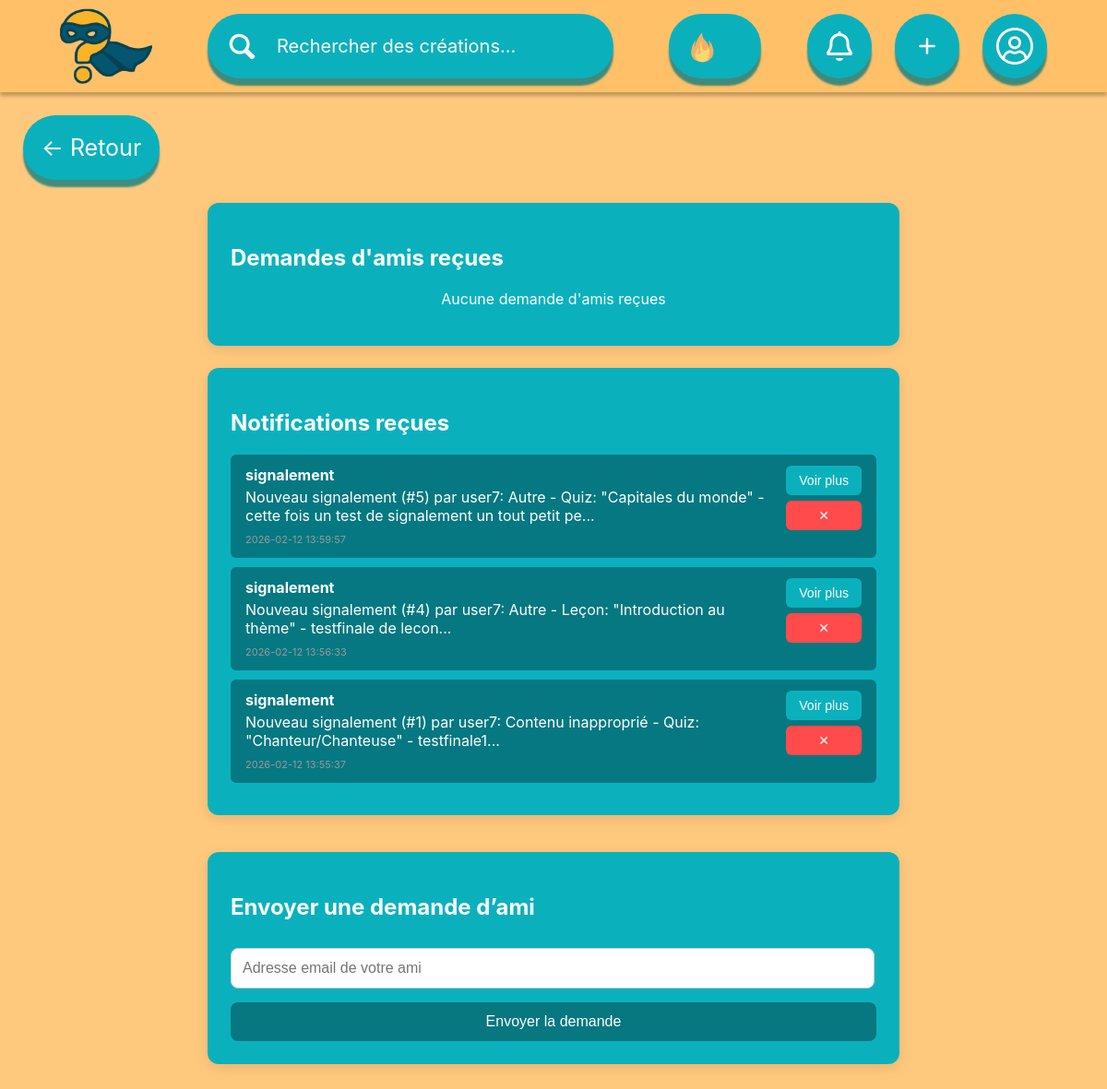
Screenshot of /?page=notification (signed in) with the database file from the repository.
### tables this page shows
CREATE TABLE notifications(
                id INTEGER PRIMARY KEY AUTOINCREMENT,
                user_id INTEGER NOT NULL,
                type TEXT NOT NULL,
                message TEXT NOT NULL,
                contenu_id INTEGER,
                contenu_type TEXT,
                date_creation DATETIME DEFAULT CURRENT_TIMESTAMP,
                is_read BOOLEAN DEFAULT 0,
                FOREIGN KEY (user_id) REFERENCES users(id) ON DELETE CASCADE,
                CHECK (contenu_type IN ('quiz','lesson','signalement'))
            );

### src/controllers/NotificationController.php (called while the page is built, shortened)
<?php
require_once ROOT . '/src/models/NotificationModel.php';
class NotificationController
{
    private NotificationModel $model;
    public function __construct()
    {
        $db = getDbConnection();
        $this->model = new NotificationModel($db);
    }
    public function index()
    {
        $allFriendRequests = $this->model->getFriendRequestsReceived($_SESSION['id']);
        $notifications = $this->model->getNotifications($_SESSION['id']);
        require ROOT . '/src/views/notification.php';
    }
}

### src/models/NotificationModel.php (called while the page is built, shortened)
<?php
class NotificationModel
{
    private $db;
    public function __construct($db)
    {
        $this->db = $db;
    }
    public function getNotifications(int|string $user_id): array
    {
        $stmt = $this->db->prepare("
        SELECT * FROM notifications
        WHERE user_id = ? AND is_read = 0
        ORDER BY date_creation DESC
    ");
        $stmt->execute([$user_id]);
        return $stmt->fetchAll(PDO::FETCH_ASSOC);
    }
}

### src/views/notification.php (the view, shortened to what this page needs)
<?php
include 'partials/header.php';
?>
<div class="button" style="margin : 25px" onclick="window.location.href='?page=home'">
    <span></span>
    <p>← Retour</p>
</div>
<div class=" friend-requests">
    <h2>Demandes d'amis reçues</h2>
    <?php if (!isset($allFriendRequests) || empty($allFriendRequests)): ?>
        <p class="notif">Aucune demande d'amis reçues</p>
    <?php endif; ?>
</div>
<div class="friend-requests">
    <h2>Notifications reçues</h2>
    <?php if (!isset($notifications) || empty($notifications)): ?>
        <p class="notif">Aucune notification reçue</p>
    <?php else: ?>
        <?php foreach ($notifications as $signal) : ?>
            <div class="request">
                <div class="request-info">
                    <div class="notif-content">
                        <strong><?= htmlspecialchars($signal['type']) ?></strong><br>
                        <p class="notif-message">
                            <?= htmlspecialchars($signal['message']) ?>
                        </p>
                        <small class="notif-date"><?= htmlspecialchars($signal['date_creation']) ?></small>
                    </div>
                </div>
                <div class="request-buttons">
                    <button class="toggle-message" data-date="<?= $signal['date_creation'] ?>" data-message="<?= $signal["message"] ?>" data-type="<?= $signal["type"] ?>">Voir plus</button>
                    <button class="reject" onclick='deleteSignal(<?= $signal["id"] ?>)' title="Supprimer">✕</button>
                </div>
            </div>
        <?php endforeach; ?>
    <?php endif; ?>
</div>
<div class="invite-box">
    <h2>Envoyer une demande d’ami</h2>
    <form method="POST" action="?page=notification">
        <input type="email" name="email" placeholder="Adresse email de votre ami" required>
        <button type="submit">Envoyer la demande</button>
    </form>
</div>
</body>
</html>

### public/assets/style/notification.css (style rules this page uses)
.friend-requests { max-width: 700px; margin: auto; margin-bottom: 2%; background: #0ab1bd; color: white; border-radius: 12px; padding: 25px; box-shadow: 0 4px 15px rgba(0, 0, 0, 0.1); }
.friend-requests .notif { display: flex; color: rgb(255, 255, 255); justify-content: center; }
.request:last-child { border-bottom: none; }
.request-buttons button { padding: 8px 14px; border-radius: 6px; font-size: 14px; border: none; cursor: pointer; }
.reject { background: #ff4444; color: white; }
.invite-box { max-width: 700px; margin: 40px auto; padding: 25px; border-radius: 12px; background: #0ab1bd; color: white; box-shadow: 0 4px 15px rgba(0, 0, 0, 0.1); }
.invite-box h2 { margin-bottom: 30px; }
form input { width: 96%; padding: 12px; border-radius: 8px; border: 1px solid #ccc; margin-bottom: 15px; font-size: 16px; }
form button { width: 100%; padding: 12px; border-radius: 8px; border: none; background: #077780; color: white; font-size: 16px; cursor: pointer; }
.request { display: flex; justify-content: space-between; align-items: flex-start; background: #057881; padding: 12px 16px; margin-bottom: 10px; border-radius: 6px; }
.request-info { flex: 1; }
.notif-message { overflow: hidden; text-overflow: ellipsis; display: -webkit-box; -webkit-box-orient: vertical; margin: 4px 0; transition: max-height 0.3s ease; }
.request-buttons { display: flex; flex-direction: column; gap: 6px; margin-left: 12px; }
.toggle-message { background: #0ab1bd; border: none; color: #ffffff; padding: 4px 8px; border-radius: 4px; cursor: pointer; font-size: 12px; }
.reject { background: #ff4b4b; border: none; color: white; padding: 4px 8px; border-radius: 4px; cursor: pointer; font-size: 12px; }
.notif-date { color: #999; font-size: 11px; }

### public/assets/style/global.css (style rules this page uses)
body { font-family: 'Inter', sans-serif; background-color: #ffc97d; margin: 0; }
.button { all: unset; }
.button, .searchbar, .input, .flatinput, .textarea { display: flex; position: relative; align-items: center; padding: 20px; justify-content: flex-start; gap: 20px; width: max-content; height: max-content; }
.button > span, .searchbar > span, .input > span, .flatinput > span, .textarea > span { position: absolute; inset: 0; background: #0ab1bd; border-radius: calc(infinity * 1px); cursor: pointer; z-index: 0; box-shadow: 0px 8px 2px #007881bf; transition: background ease-out 0.2s; }
.button > p { text-align: center; }
.button > p, .searchbar > p { font-size: min(2.5vw, 25px); color: #fff; margin: 0; z-index: 1; user-select: none; pointer-events: none; transition: color ease-out 0.2s; }

### rows the page displays
notifications: type "signalement", message "Nouveau signalement (#5) par user7: Autre - Quiz: \"Capitales du monde\" - cette fois un test de signalement un tout petit pe...", date_creation "2026-02-12 13:59:57"
notifications: type "signalement", message "Nouveau signalement (#4) par user7: Autre - Leçon: \"Introduction au thème\" - testfinale de lecon...", date_creation "2026-02-12 13:56:33"
notifications: type "signalement", message "Nouveau signalement (#1) par user7: Contenu inapproprié - Quiz: \"Chanteur/Chanteuse\" - testfinale1...", date_creation "2026-02-12 13:55:37"
